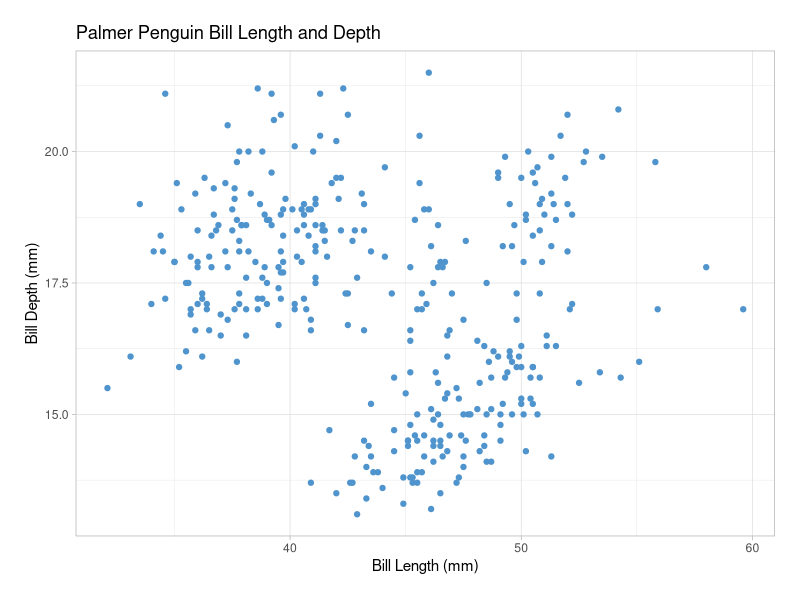
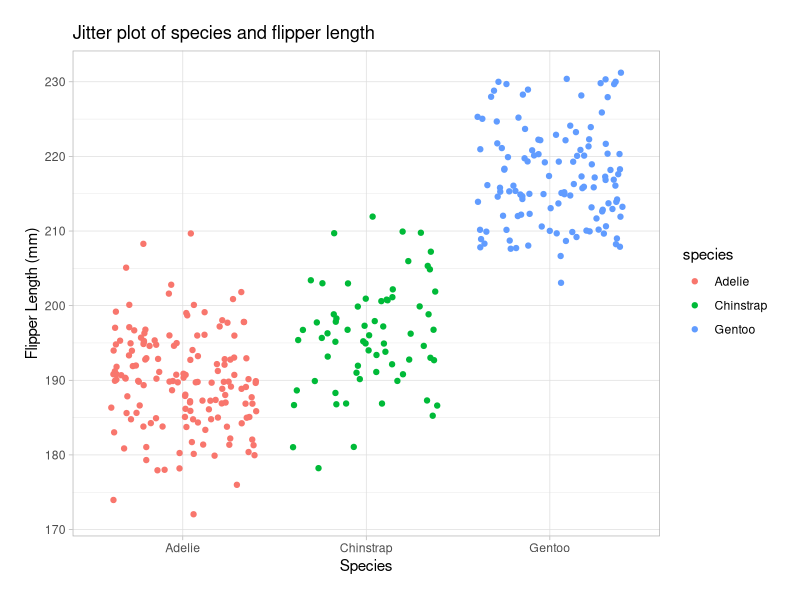

The R source for these figures, in order:
## ---- chunk 1
library(tidyverse)
library(palmerpenguins)
## ---- chunk 2
# ---TASK A---
## assign function

fx_task <- expression(x^2)

## assign derivative

dfdx_task <- D(fx_task, 'x')

## assign x value

x = 3

## evaluate derivative

eval(dfdx_task)
## ---- chunk 3
#---TASKB---
## assign function

Pa <- expression(2 * (3 * a + 2)^4 - 5)

## assign derivative 

dPda <- D(Pa, 'a')

## assign a value

a = 1.2

## evaluate derivative at assigned a value

eval(dPda)
## ---- chunk 4
# make a plot of bill length and bill depth
ggplot(data = penguins, aes(x = bill_length_mm, y = bill_depth_mm)) +
  geom_point(color = "steelblue3") +
  labs(title = "Palmer Penguin Bill Length and Depth", x = "Bill Length (mm)", y = "Bill Depth (mm)") +
  theme_light() + 
  theme(plot.margin = unit(c(0.25, 0.25, 0.25, 0.25),
                                "inches"))

## ---- chunk 5
# Jitter stuff
ggplot(penguins, aes(species, flipper_length_mm, color = species)) +
  geom_jitter() + 
  labs(title = "Jitter plot of species and flipper length", x = "Species", y = "Flipper Length (mm)") +
  theme_light() + 
  theme(plot.margin = unit(c(0.25, 0.25, 0.25, 0.25), "inches"))

